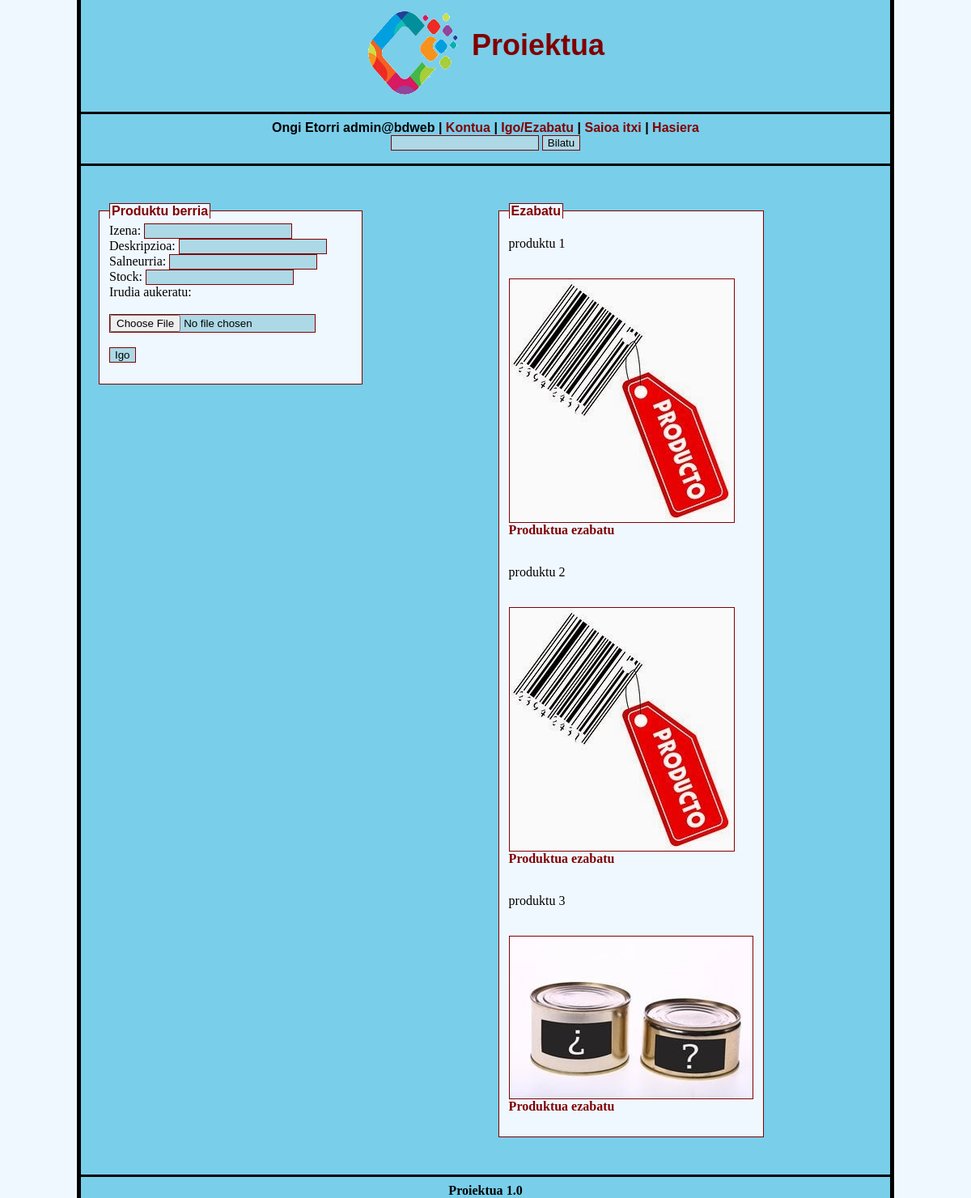
Page /index.php?action=updel (signed in) on the committed database.
### tables this page shows
CREATE TABLE `produktuak` (
  `id` int(11) NOT NULL,
  `izena` varchar(30) NOT NULL,
  `deskripzioa` varchar(150) NOT NULL,
  `salneurria` float NOT NULL,
  `pic` varchar(60) NOT NULL,
  `stock` int(5) NOT NULL
);

### web/includes/updel.php (the view, shortened to what this page needs)
<div align=center>
    <table width=1000 cellpadding=10 cellspacing=10 align=center>
        <tr>
            <td valign=top align=left>
                <fieldset style=width:300;>
                <legend><b>Produktu berria </b></legend>
                <form enctype="multipart/form-data" action="<?php echo $_SERVER['PHP_SELF']."?action=updel&upload=1"; ?>" method="POST">
                    Izena: <input type="text" name="izena" required><br>
                    Deskripzioa: <input type="text" name="deskripzioa" required><br>
                    Salneurria: <input type="text" name="salneurria" required><br>
                    Stock: <input type="text" name="stock" required><br>
                    Irudia aukeratu:<br>
                    <br>
                    <input name="upfile" type="file" required><br>
                    <br>
                    <input type="submit" value="Igo">
                </form>
                </fieldset>
            </td>
            <td valign=top align=left>
                <fieldset style=width:300;>
                <legend><b>Ezabatu</b></legend>
                <?php
                $delquery = mysqli_query($conx,"SELECT * FROM produktuak");
                $produktuak = array();
                while ($row = mysqli_fetch_array($delquery)) {
                    $produktuak[] = $row;
                }
                foreach ($produktuak as $produktua) {
                ?>
                    <p><?php echo $produktua['izena']; ?></p><br>
                    <a href="<?php echo "images/".$produktua['pic']; ?>"><img src="images/<?php echo $produktua['pic']; ?>" border=1></a><br>
                    <a href="<?php echo $_SERVER['PHP_SELF']."?action=updel&pic_id=".$produktua['id']; ?>"><b>Produktua ezabatu</b></a>
                <br><br>
                <?php
                }
                ?>
                </fieldset>
            </td>
        </tr>
    </table>
</div>

### web/style.css (style rules this page uses)
body { background: aliceblue url("background.png") center; background-repeat: repeat-y; margin: 0px; }
input { background-color: lightblue; color: black; border-style: solid; border-color: maroon; border-width: 1px; }
fieldset { background-color: aliceblue; border-color: maroon; border-style: solid; border-width: 1px; }
legend { font-family: arial; color: maroon; background-color: aliceblue; border-color: maroon; border-style: solid; border-width: 1px 1px 0px 1px; }
a { text-decoration: none; color: maroon; }
img { border-color: maroon; border-style: solid; }

### rows in the picture
produktuak: izena "produktu 1", pic (picture)
produktuak: izena "produktu 2", pic (picture)
produktuak: izena "produktu 3", pic (picture)

### other values in the picture
$enpresa "Proiektua"
$_SESSION['username'] "admin@bdweb"
$version "1.0"
